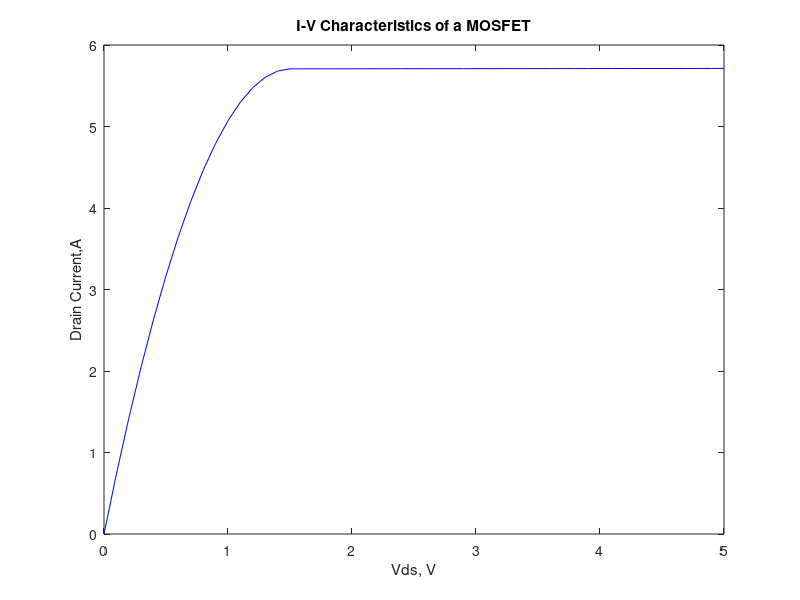

Write the MATLAB code that produced this figure.
clear variables;

hfin=1;
tsi=20;
W=2*hfin*tsi;
Vth=1.5;
Leff=180;
DIBL=1.127*(W\Leff);
vth=Vth-DIBL;
lambda=25*10^-5;
u=1360;
ld=0.1;
Ec=1.5*106;
Cox=60;
Vds=0:0.1:5;
vgs=3;
m=length(Vds);

current = zeros(1, m);
current1 = zeros(1, m);

for i=1:m

if vgs < Vth
current(1,i)=0;
current1(1,i)=0;
elseif Vds(i) >= (vgs - Vth)
current(1,i)=0.5* DIBL * ((vgs - Vth)^2)*(1+lambda*Vds(i));%Added DIBL
elseif Vds(i) < (vgs - Vth)
current(1,i)= DIBL*((vgs-Vth)*Vds(i) - 0.5*(Vds(i)^2)); %Simplified equation by approximation
end

end
plot(Vds,current(1,:),'b')
xlabel('Vds, V')
ylabel('Drain Current,A')
title('I-V Characteristics of a MOSFET')